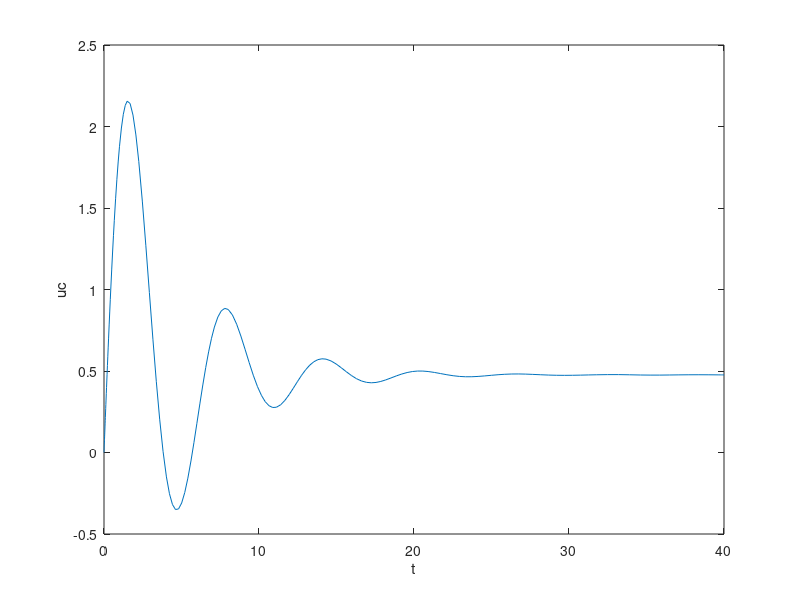

Recreate this plot in MATLAB.
    U=10;
    R1=4;
    R2=0.2;
    C=1;
    L=1;
yd=@(t,y) [-(1/(R1*C))*y(1)-(1/C)*y(2)+(1/(R1*C))*U; (1/L)*y(1)-(R2/L)*y(2)];


tspan=[0,40];
y0=[0;0];
[t,YY]=ode45(yd,tspan,y0);
plot(t,YY(:,1));
xlabel('t');
ylabel('uc');
